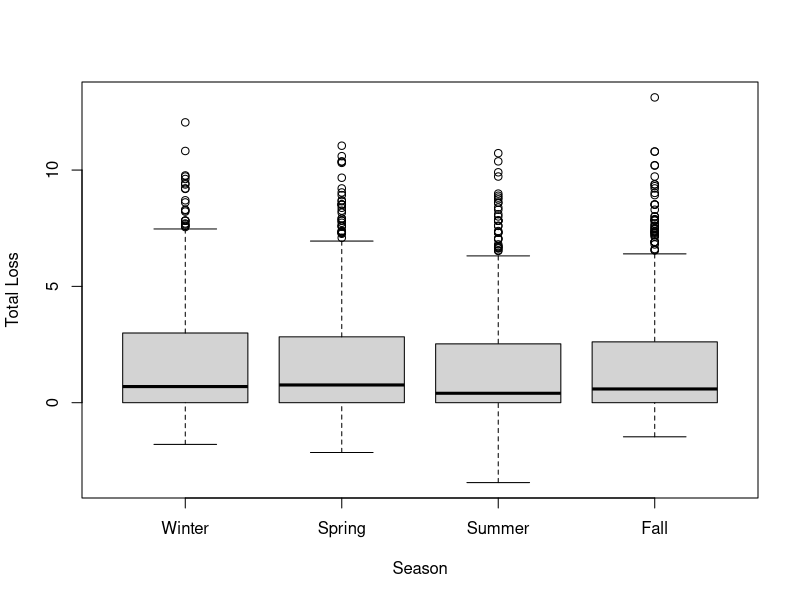

Reproduce this figure in R.
library(dplyr)
#library(stringr)
#library(readr)
#library(lubridate)

#read in the csv file
firedata <- read.csv("PropertyLoss.csv")

#parse out the incident numbers
firedata$Incident.Num <- strtoi(substr(firedata$Inci_type,0,3))

#collum with the incident type
firedata <- transform(firedata,Incident.Type = ifelse(Incident.Num < "124", "Structure Fire", 
                   ifelse(Incident.Num < "139", "Vehicle Fire",
                   ifelse(Incident.Num < "165", "Outside Fire", "Not a Fire"))))

#creat the month collum
firedata$Month <-  months(as.Date(firedata$Alm_Date, "%m/%d/%Y"))

#Turn month into the season
firedata <- transform(firedata, Season= ifelse(firedata$Month == "January", "Winter",
                  ifelse(firedata$Month == "February", "Winter", 
                  ifelse(firedata$Month == "March", "Spring",
                  ifelse(firedata$Month == "April", "Spring",
                  ifelse(firedata$Month == "May", "Spring",
                  ifelse(firedata$Month == "June", "Summer",
                  ifelse(firedata$Month == "July", "Summer",
                  ifelse(firedata$Month == "August", "Summer",
                  ifelse(firedata$Month == "September", "Fall",
                  ifelse(firedata$Month == "October", "Fall",
                  ifelse(firedata$Month == "November", "Fall",
                  ifelse(firedata$Month == "December", "Winter","NULL")))))))))))))

#Create the percent loss
firedata$PercentLoss <- as.numeric(firedata$Pre_Inci_Value) / as.numeric(firedata$Total_Loss)

#filter out non fires
firedata <- filter(firedata, Incident.Type != "Not a Fire")
      
head(firedata)

#old data
#firedata <- read.csv("PropertyLossEdited.csv")

#Anova test of total loss based on season
aovSeason = aov(PercentLoss ~ Season, data = firedata)
summary(aovSeason)

#Anova test of total loss based on Incident.Type
aovI = aov(PercentLoss ~ Incident.Type, data = firedata)
summary(aovI)

#Percent loss summary of each season
firedata %>%
  group_by(Season) %>%
  summarize(Md = median(PercentLoss), Mean = mean(PercentLoss), SD = sd(PercentLoss), N = n())

#Winter Subset
winter <- firedata %>%
  filter(Season == "Winter") %>%
  group_by(Season) %>%
  select(Season, Incident.Type,Total_Loss,PercentLoss)

#Spring Subset
spring <- firedata %>%
  filter(Season == "Spring") %>%
  group_by(Season) %>%
  select(Season, Incident.Type,Total_Loss,PercentLoss)

#Summer Subset
summer <- firedata %>%
  filter(Season == "Summer") %>%
  group_by(Season) %>%
  select(Season, Incident.Type,Total_Loss,PercentLoss)

#Fall Subset
fall <- firedata %>%
  filter(Season == "Fall") %>%
  group_by(Season) %>%
  select(Season, Incident.Type,Total_Loss,PercentLoss)

#Box plot of all the subsets
boxplot(log(winter$PercentLoss),log(spring$PercentLoss),log(summer$PercentLoss),log(fall$PercentLoss),
        names = c("Winter","Spring","Summer","Fall"), xlab = "Season", ylab = "Total Loss")

#T test, winter and spring 
t.test(winter$PercentLoss,spring$PercentLoss)

#T test, winter and summer 
t.test(winter$PercentLoss,summer$PercentLoss)

#T test, winter and fall 
t.test(winter$PercentLoss,fall$PercentLoss)

#T test, spring and summer 
t.test(spring$PercentLoss,summer$PercentLoss)

#T test, spring and fall 
t.test(spring$PercentLoss,fall$PercentLoss)

#T test, summer and fall 
t.test(summer$PercentLoss,fall$PercentLoss)

#We see that the mean is in the fall is lower then the mean in spring
#scaled box plot to see changes better

#Percent loss summary of each season based on incident type
firedata %>%
  group_by(Incident.Type) %>%
  summarize(Md = median(PercentLoss), Mean = mean(PercentLoss), SD = sd(PercentLoss), N = n())
